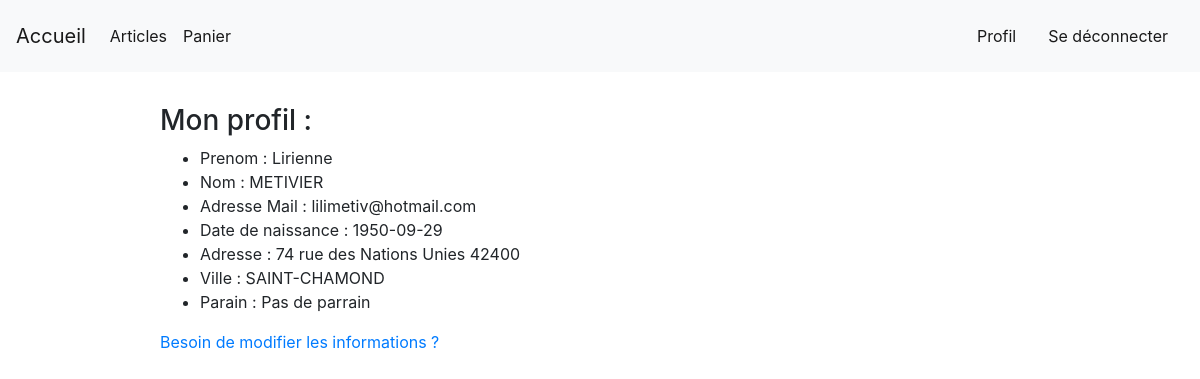
Page /php/profil.php (signed in) on the committed database.
### tables this page shows
CREATE TABLE clients(
    id int UNSIGNED NOT NULL AUTO_INCREMENT,
    prenom varchar(128),
    nom varchar(128),
    email varchar(128),
    date_naissance date,
    adresse varchar(128),
    ville_id int UNSIGNED,
    parrain_id int UNSIGNED NULL DEFAULT NULL,
    mot_de_passe varchar(128),
    administrateur boolean,
    Primary Key(id),
    Foreign Key(ville_id) REFERENCES villes(id)
);

CREATE TABLE villes(
    id int UNSIGNED NOT NULL AUTO_INCREMENT,
    code_postal varchar(128),
    nom varchar(128),
    Primary Key(id)
);

### php/fonctions.php (called while the page is built, shortened)
<?php
function infos_util($conn){
    $stmt = $conn->prepare("SELECT * FROM clients WHERE id=?");
    $stmt->execute([$_SESSION['id']]);
    return $stmt->fetch();
}
function chercher_ville($conn){
    $id_ville = infos_util($conn)['ville_id'];
    $stmt = $conn->prepare("SELECT * FROM villes WHERE id=?");
    $stmt->execute([$id_ville]);
    return $stmt->fetch();
}
function chercher_parrain($conn){
    $id_parrain = infos_util($conn)['parrain_id'];
    $stmt = $conn->prepare("SELECT * FROM clients WHERE id=?");
    $stmt->execute([$id_parrain]);
    $retour = $stmt->fetch();
    if ($retour == 1 OR $retour == NULL){
        return "Pas de parrain";
    }
    else {
        $prenom = $retour['prenom'];
        $nom = $retour['nom'];
        return $nom." ".$prenom;
    }
}

### php/profil.php (the view)
<?php require_once('header.php'); ?>
<body>
    <?php if (!isset($_SESSION['id'])){?>
        <div class='presentation'><h2> Veuillez vous connecter pour accéder au panier</h2></div>
    <?php } else {?>
        <div class='presentation'>
            <h3> Mon profil : <?php if ($_SESSION['droits']==1) {echo "Administrateur";} ?> </h3>
        <ul>
            <?php
            echo "<li> Prenom : " .infos_util($conn)['prenom']."</li>";
            echo "<li> Nom : " .infos_util($conn)['nom']."</li>" ;
            echo "<li> Adresse Mail : " .infos_util($conn)['email']."</li>" ;
            echo "<li> Date de naissance : " .infos_util($conn)['date_naissance']."</li>" ;
            echo "<li> Adresse : ".infos_util($conn)['adresse']." ".chercher_ville($conn)['code_postal']."</li>";
            echo "<li> Ville : " .chercher_ville($conn)['nom']."</li>";
            echo "<li> Parain : ".chercher_parrain($conn)."</li>";
            ?>
        </ul>
        <div><a href="modif_profil.php">Besoin de modifier les informations ?</a></div>
        </div>
    <?php } ?>

### css/css.css (style rules this page uses)
.presentation { margin-top: 2em; margin-left: 10em; }

### rows in the picture
clients: prenom "Lirienne", nom "METIVIER", email "lilimetiv@hotmail.com", date_naissance "1950-09-29", adresse "74 rue des Nations Unies", ville.code_postal "42400", ville.nom "SAINT-CHAMOND"

### other values in the picture
chercher_parrain($conn) "Pas de parrain"
